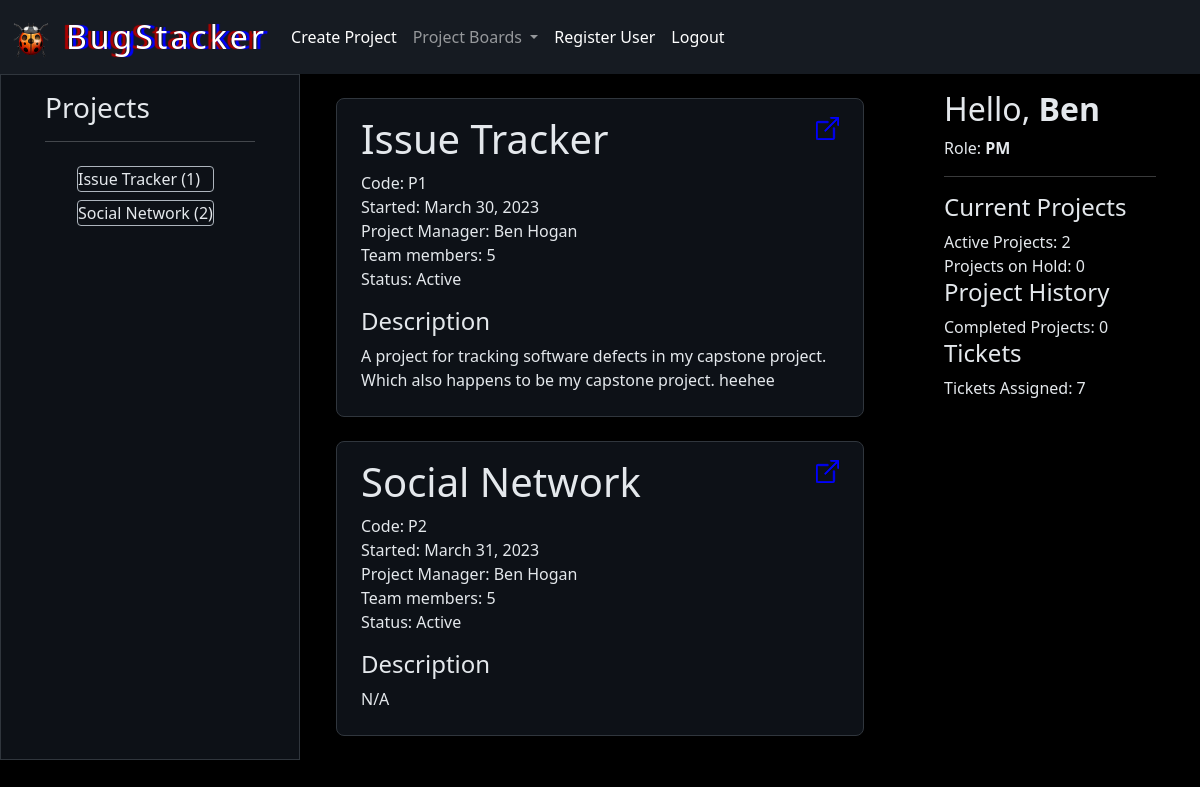
Before: / (signed in) with the older database file.
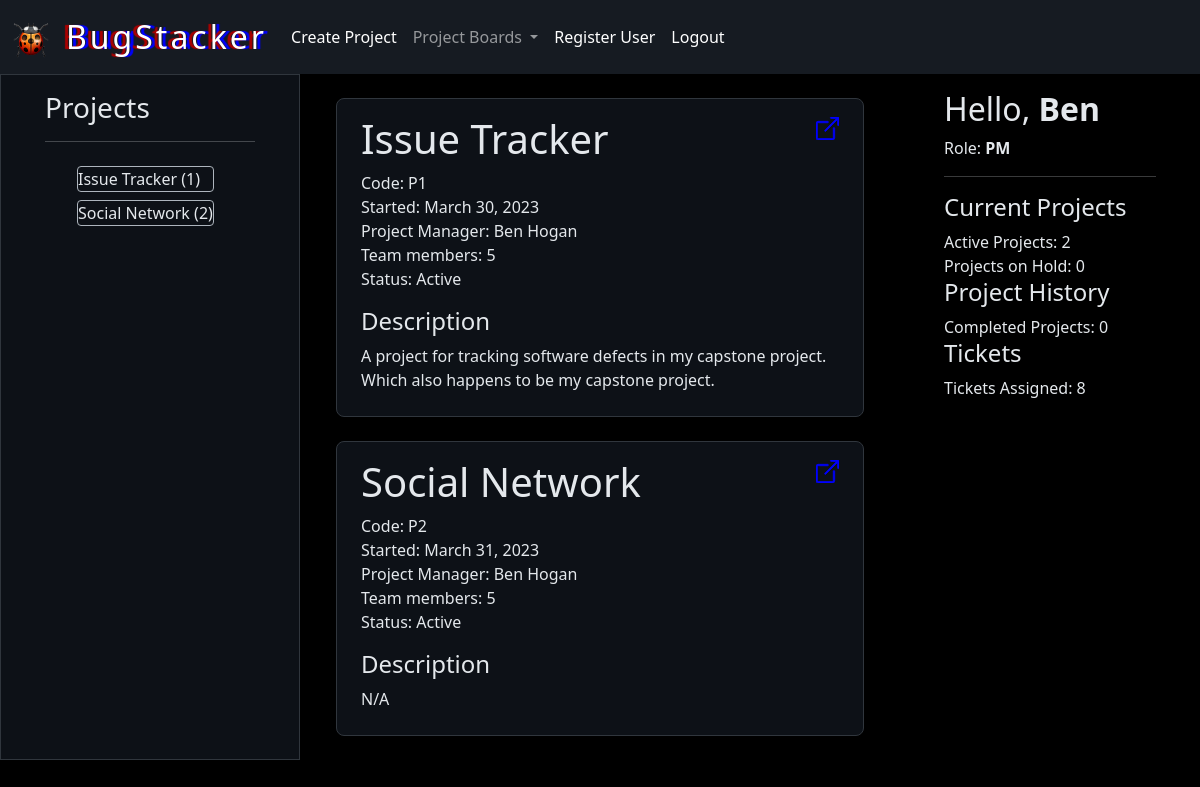
After: the same page with the newer database file.
### BUGSTACKER/models.py (models this page shows, shortened)
class Project(models.Model):
    class Status(models.TextChoices):
        ACTIVE = "A"
        INACTIVE = "I"
    code = models.PositiveSmallIntegerField(verbose_name="project code")
    name = models.CharField(max_length=60, verbose_name="project name")
    created = models.DateField(auto_now_add=True)
    completed = models.BooleanField(default=False, verbose_name="project complete?")
    pm = models.ForeignKey('User', null=True, on_delete=models.SET_NULL, related_name='projects_managed')
    team_members = models.ManyToManyField(User, blank=True, related_name='projects_working', verbose_name="Select Team Members")
    description = models.TextField(max_length=500, default="", verbose_name="project description")
    status = models.CharField(
            choices=Status.choices,
            default=Status.ACTIVE,
            max_length=2,
        )
    objects = ProjectQuerySet.as_manager()

class User(AbstractUser):
    class Role(models.TextChoices):
        PROJECT_MANAGER = 'PM'
        DEVELOPER = 'DEV'
    role = models.CharField(
        choices=Role.choices,
        default=Role.DEVELOPER,
        max_length=3,
    )
    def get_all_projects(self):
        return self.projects_managed.all() if self.projects_managed.all() else self.projects_working.all()
    def full_name(self):
        return f"{self.first_name} {self.last_name}"
    def __str__(self):
        return f"{self.first_name} {self.last_name} ({self.role})"

### BUGSTACKER/views.py (the view, shortened to what this page needs)
# urls.py: path("", views.index, name="index"),
@login_required
def index(request):
    if request.method == "GET":
        project_list = request.user.get_all_projects()
        if request.user.role == "PM":
            project_form = NewProjectForm()
            project_form.fields.get('team_members').queryset = User.objects.filter(role="DEV")
        else:
            project_form = None
        return render(request, 'BUGSTACKER/index.html', {
            "project_list": project_list,
            "project_form": project_form,
        })

### BUGSTACKER/models.py (called while the page is built)
    def active(self):
        return self.filter(status="A", completed=False)

    def finished(self):
        return self.filter(status="I", completed=True)

    def on_hold(self):
        return self.filter(status="I", completed=False)

### BUGSTACKER/templatetags/extra_filters.py (called while the page is built)
@register.filter(name="project_hrc")
def project_hrc(project_code):
    return f"P{project_code}"

### BUGSTACKER/templates/bugstacker/index.html (shortened to what this page needs)
{% extends "BUGSTACKER/layout.html" %}
{% load extra_filters %}
{% block left %}
    {% include "BUGSTACKER/index-left-well.html" with user=user %}
{% endblock %}
{% block body %}
    <div class="center-well col-lg-6">
        <div data-bs-spy="scroll" data-bs-target="#project-list" data-bs-smooth-scroll="true" class="scrollspy" tabindex="0">
            {% for project in project_list %}
                <div class="center bubble pt-3 m-4 pb-2 px-4 rounded-3 position-relative">
                    <h1 id="project-list-item-{{ project.code }}">{{ project.name }}</h1>
                    <div>Code: {{ project.code|project_hrc }}</div>
                    <div>Started: {{ project.created }}</div>
                    <div>Project Manager: {{ project.pm.full_name }}</div>
                    <div>Team members: {{ project.team_members.count }}</div>
                    <div>Status: {{ project.get_status_display }}</div>
                    <h4 class="mt-3">Description</h3>
                    <p>{{ project.description }}</p>
                    <a href="{% url 'project_board' project.code %}" class="position-absolute top-0 end-0 me-4 mt-3">
                    </a>
                </div>
            {% endfor %}
        </div>
    </div>
{% endblock %}
{% block right %}
    {% include "BUGSTACKER/index-right-well.html" with user=user %}
{% endblock %}

### BUGSTACKER/templates/bugstacker/index-left-well.html
<div class="left-well col-lg-3 d-none d-lg-grid">
    <div class="pt-2 m-2 pb-2 px-4">
        <h3 class="d-flex">Projects</h3>
        <hr>
        <div class="d-flex align-items-stretch">
            <ol class="project-list">
                {% for project in user.get_all_projects %}
                    {% if project.status == "A" %}
                    <a class="mt-2 rounded-1 background-theme text-theme border border-dark-subtle list-group-item list-group-item-action" href="#project-list-item-{{ project.code }}">
                        {{ project.name }} ({{ project.code }})
                    </a>
                    {% endif %}
                {% empty %}
                    <span class="fs-6">No projects</span>
                {% endfor %}
            </ol>
        </div>
    </div>
</div>

### BUGSTACKER/templates/bugstacker/index-right-well.html
<div class="right-well col-lg-3 d-none d-lg-grid">
    <div class="pt-2 m-2 pb-2 px-4">
        <h2>Hello, <strong>{{ user.first_name }}</strong></h2>
        <div>Role: <strong>{{ user.role }}</strong></div>
        <hr>
        {% if user.role == user.Role.PROJECT_MANAGER %}
            {% include "BUGSTACKER/right-well-pm.html" with user=user %}
        {% elif user.role == user.Role.DEVELOPER %}
            {% include "BUGSTACKER/right-well-dev.html" with user=user %}
        {% endif %}
    </div>
</div>

### BUGSTACKER/templates/bugstacker/right-well-pm.html
<h4>Current Projects</h4>
<div>Active Projects: {{ user.projects_managed.active.count }}</div>
<div>Projects on Hold: {{ user.projects_managed.on_hold.count }}</div>
<h4>Project History</h4>
<div>Completed Projects: {{ user.projects_managed.finished.count }}</div>
<h4>Tickets</h4>
<div>Tickets Assigned: {{ user.tickets_assigned.count }}</div>

Changed rows visible on the page:
changed Project "Issue Tracker": description "A project for tracking software defects in my capstone project. Which also happens to be my capstone project. heehee" → "A project for tracking software defects in my capstone project. Which also happens to be my capstone project."
changed User "Ben": tickets_assigned.count "7" → "8"
